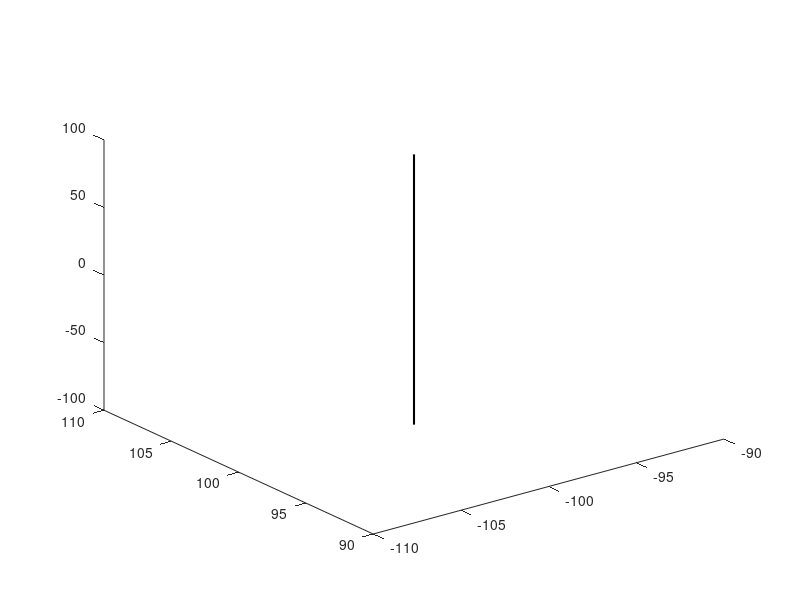

Write MATLAB code to recreate this figure. (Note: this script raises an error after producing the figure.)
%Rotation and Translation functions

%rotation about x-axis
rot_x = @(a)[1 0 0 0;
            0 cos(a) -sin(a) 0;
            0 sin(a) cos(a) 0;
            0 0 0 1];

%rotation about y-axis
rot_y = @(a)[cos(a) 0 -sin(a) 0;
             0 1 0 0;
             sin(a) 0 cos(a) 0;
             0 0 0 1];

%rotation about z-axis
rot_z = @(a)[cos(a) -sin(a) 0 0;
            sin(a) cos(a) 0 0;
            0 0 1 0;
            0 0 0 1];

%translation function
trans3d = @(tx,ty,tz)[1 0 0 tx;
                      0 1 0 ty;
                      0 0 1 tz;
                      0 0 0 1];

%Example Shape(Cube)
edges = [1 2; 2 3; 3 4; 4 1;
        5 6; 6 7; 7 8; 8 5;
        1 5; 2 6; 3 7; 4 8];

Cube3D = [-100 -100 -100;
          100 -100 -100;
          100 100 -100;
         -100 100 -100;
         -100 -100 100;
          100 -100 100;
          100 100 100;
          -100 100 100];

for i = 1:size(edges, 1)
plot3([Cube3D(edges(i,1),1), Cube3D(edges(i,2),1)], ...
      [Cube3D(edges(i,1),2), Cube3D(edges(i,2),2)], ...
      [Cube3D(edges(i,1),3), Cube3D(edges(i,2),3)], 'k-', 'LineWidth',1.5);
end


%Transformation: rotate + translate
theta = pi/4;
R3D = rot_x(theta) * rot_y(theta);
T3D = trans3d(100, 200, 50);
M3D = R3D * T3D;

%Apply transformation
Cube3D_t = apply3d(M3D, Cube3D);

for i = 1:size(edges, 1)
plot3([Cube3D_t(edges(i,1),1), Cube3D_t(edges(i,2),1)], ...
      [Cube3D_t(edges(i,1),2), Cube3D_t(edges(i,2),2)], ...
      [Cube3D_t(edges(i,1),3), Cube3D_t(edges(i,2),3)], 'r-', 'LineWidth',1.5);
end

%Plot
figure('Color', 'w');
hold on;
axis equal; 
grid on;
plot3(Cube3D(:,1), Cube3D(:,2), Cube3D(:,3), 'k-o', 'LineWidth',1.5, 'DisplayName','Original')
plot3(Cube3D_t(:,1), Cube3D_t(:,2), Cube3D_t(:,3), 'r-o', 'LineWidth',1.5, 'DisplayName','Transformed')
xlabel('X');
ylabel('Y');
zlabel('Z');
title('3D Cube Transformation');
legend('Location', 'best')


%Apply Transformation Function
function pts_out = apply3d(T, pts)
H = T * [pts.'; ones(1, size(pts,1))];
pts_out = H(1:3,:).';
end


